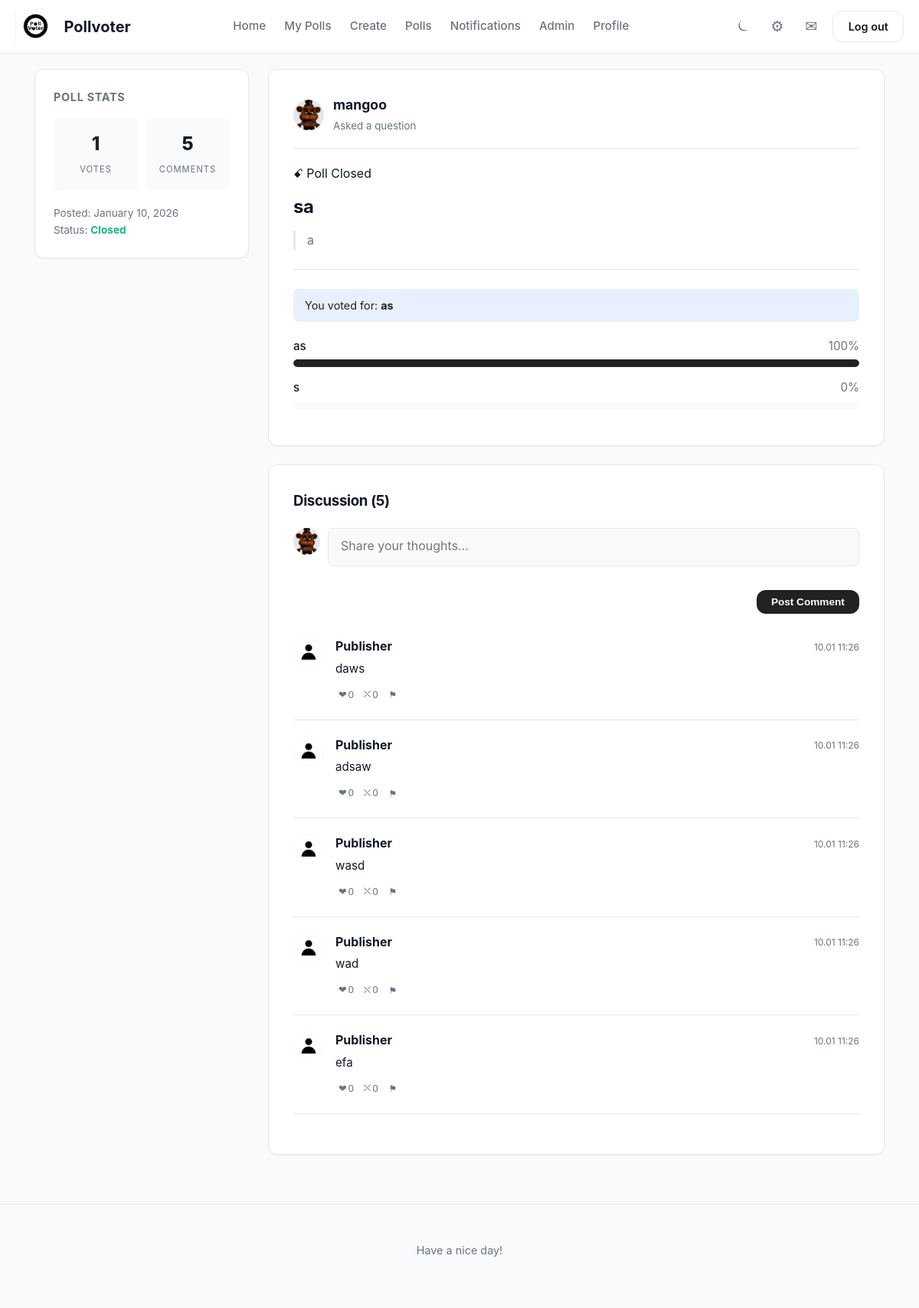
The page /poll/19 (signed in) on the database its author committed.
### app/models.py (models this page shows, shortened)
class Poll(db.Model):
    __tablename__ = "poll"
    id = Column(Integer, primary_key=True)
    title = Column(Text, nullable=False)
    description = Column(String(120))
    created_at = Column(DateTime, default=datetime.now)
    user_id = Column(Integer, ForeignKey("user.id"), nullable=False)
    end_date = Column(DateTime, nullable=True)
    author = relationship("User", back_populates="polls")
    comments = relationship("Comment", back_populates="poll", cascade="all, delete-orphan")
    options = relationship("PollOption", back_populates="poll", cascade="all, delete-orphan")
    votes = relationship("Vote", back_populates="poll", cascade="all, delete-orphan")
    def is_active(self):
        if self.end_date is None:
            return True
        return datetime.now() < self.end_date
    def getvotecount(self):
        return len(self.votes)

class User(UserMixin, db.Model):
    __tablename__ = "user"
    id = Column(Integer, primary_key=True)
    username = Column(String(20), unique=True, nullable = False)
    created_at = Column(DateTime, default=datetime.now)
    full_name = Column(String(20))
    bio = Column(String(100))
    pfp = Column(Text)
    password_hash = Column(Text)
    is_admin = Column(Boolean, default = False)
    polls = relationship("Poll", back_populates="author")
    votes = relationship("Vote", back_populates="user")
    comments = relationship("Comment", back_populates="author")
    def getpfp(self):
        if self.pfp:
            return f"/static/uploads/pfp/{self.pfp}"
        else:
            return f"/static/uploads/pfp/default.jpg"
    blocked = relationship(
        "User", secondary=blocklist,
        primaryjoin=(blocklist.c.blocker_id == id),
        secondaryjoin=(blocklist.c.blocked_id == id),
        backref=db.backref("blocked_by", lazy="dynamic"),
        lazy="dynamic"
    )
    followed = relationship(
        "User", secondary=followers,
        primaryjoin=(followers.c.follower_id == id),
        secondaryjoin=(followers.c.followed_id == id),
        backref=db.backref("followers", lazy="dynamic"),
        lazy="dynamic"
    )
    def is_blocking(self, user):
        return self.blocked.filter(blocklist.c.blocked_id == user.id).count() > 0

class PollOption(db.Model):
    __tablename__ = "poll_option"
    id = Column(Integer, primary_key=True)
    text = Column(String(50), nullable=False)
    poll_id = Column(Integer, ForeignKey("poll.id"), nullable=False)
    poll = relationship("Poll", back_populates="options")
    votes = relationship("Vote", back_populates="option", cascade="all, delete-orphan")

class Comment(db.Model):
    __tablename__ = "comment"
    id = Column(Integer, primary_key=True)
    content = Column(String(100), nullable=False)
    created_at = Column(DateTime, default=datetime.now)
    reactions = relationship("CommentReaction", back_populates="comment", cascade="all, delete-orphan")
    user_id = Column(Integer, ForeignKey("user.id"), nullable=False)
    poll_id = Column(Integer, ForeignKey("poll.id"), nullable=False)
    author = relationship("User", back_populates="comments")
    poll = relationship("Poll", back_populates="comments")
    def get_likes_count(self):
        return CommentReaction.query.filter_by(comment_id = self.id, reaction_type = "like").count()
    def get_dislikes_count(self):
        return CommentReaction.query.filter_by(comment_id = self.id, reaction_type = "dislike").count()

### app/routes.py (the view)
@polls.route("/poll/<int:poll_id>")
@login_required
def poll_detail(poll_id):
    poll = Poll.query.get_or_404(poll_id)
    user_vote = Vote.query.filter_by(user_id = current_user.id, poll_id = poll_id).first()
    return render_template("poll_detail.html", poll = poll, user_vote = user_vote)

### app/templates/poll_detail.html (shortened to what this page needs)
{% extends "base.html" %}
{% block content %}
<div class="dashboard-layout">
    <aside class="sidebar">
        <div class="sidebar-widget">
            <h3 class="widget-title">Poll Stats</h3>
            <div style="display: grid; grid-template-columns: 1fr 1fr; gap: 10px; text-align: center; margin-bottom: 20px;">
                <div style="background: var(--bg-body); padding: 15px; border-radius: 8px;">
                    <div style="font-size: 1.5rem; font-weight: 800; color: var(--primary);">{{ poll.getvotecount() }}</div>
                    <small style="color: var(--text-muted); text-transform: uppercase; font-size: 0.7rem; letter-spacing: 1px;">Votes</small>
                </div>
                <div style="background: var(--bg-body); padding: 15px; border-radius: 8px;">
                    <div style="font-size: 1.5rem; font-weight: 800; color: var(--text-main);">{{ poll.comments|length }}</div>
                    <small style="color: var(--text-muted); text-transform: uppercase; font-size: 0.7rem; letter-spacing: 1px;">Comments</small>
                </div>
            </div>
            <div style="font-size: 0.85rem; color: var(--text-muted);">
                Posted: {{ poll.created_at.strftime('%B %d, %Y') }}<br>
                Status: <span style="color: #10B981; font-weight: bold;">{%if poll.is_active() %} Active {%else%} Closed {%endif%}</span>
            </div>
        </div>
    </aside>
    <main class="feed">
        <div class="card">
            <div class="user-row" style="margin-bottom: 20px;">
                <img src="{{ poll.author.getpfp() }}" class="avatar-sm" alt="Author">
                <div class="user-info">
                    <strong style="color: var(--text-main); font-size: 1.1rem;">
                        <a href="{{ url_for('main.user_profile', username=poll.author.username) }}">{{ poll.author.username }}</a>
                    </strong>
                    <br>
                    <small style="color: var(--text-muted);">Asked a question</small>
                </div>
            </div>
            {% if poll.end_date %}
<div class="poll-timer" style="margin-bottom: 15px;">
    {% if poll.is_active() %}
        <span class="badge badge-warning">
            ⧗ Ends in: <span id="countdown-{{ poll.id }}">Calculating...</span>
        </span>
        <script>
            (function() {
                var countDownDate = {{ poll.end_date.timestamp() * 1000 }};
                var x = setInterval(function() {
                    var now = new Date().getTime();
                    var distance = countDownDate - now;
                    var days = Math.floor(distance / (1000 * 60 * 60 * 24));
                    var hours = Math.floor((distance % (1000 * 60 * 60 * 24)) / (1000 * 60 * 60));
                    var minutes = Math.floor((distance % (1000 * 60 * 60)) / (1000 * 60));
                    var seconds = Math.floor((distance % (1000 * 60)) / 1000);
                    document.getElementById("countdown-{{ poll.id }}").innerHTML =
                        days + "d " + hours + "h " + minutes + "m " + seconds + "s";
                    if (distance < 0) {
                        clearInterval(x);
                        document.getElementById("countdown-{{ poll.id }}").innerHTML = "EXPIRED";
                        var buttons = document.querySelector('.vote-buttons-container');
                        if (buttons) {
                            buttons.style.display = 'none';
                        }
                    }
                }, 1000);
            })();
        </script>
    {% else %}
        <span class="badge badge-danger">ꗃ Poll Closed</span>
    {% endif %}
</div>
{% endif %}
            <h1 style="font-size: 1.5rem; margin-bottom: 15px; line-height: 1.3;">{{ poll.title }}</h1>
            {% if poll.description %}
                <p style="color: var(--text-muted); margin-bottom: 25px; padding-left: 15px; border-left: 3px solid var(--border-subtle);">
                    {{ poll.description }}
                </p>
            {% endif %}
            <hr style="border: 0; border-top: 1px solid var(--border-subtle); margin: 25px 0;">
            {% if user_vote %}
                <div class="voted-message" style="background: rgba(37, 99, 235, 0.1); color: var(--primary); padding: 10px 15px; border-radius: 8px; margin-bottom: 20px; font-size: 0.9rem;">
                     You voted for: <strong>{{ user_vote.option.text }}</strong>
                </div>
                <div class="vote-results">
                    {% set total_votes = poll.getvotecount() %}
                    {% for option in poll.options %}
                        {% set vote_count = option.votes|length %}
                        {% set percentage = (vote_count / total_votes * 100) if total_votes > 0 else 0 %}
                        <div style="margin-bottom: 15px;">
                            <div style="display: flex; justify-content: space-between; font-size: 0.95rem; margin-bottom: 5px;">
                                <span style="font-weight: 500;">{{ option.text }}</span>
                                <span style="color: var(--text-muted);">{{ "%.0f"|format(percentage) }}%</span>
                            </div>
                            <div style="width: 100%; height: 10px; background: var(--bg-body); border-radius: 20px; overflow: hidden;">
                                <div style="width: {{ percentage }}%; height: 100%; background: var(--primary); border-radius: 20px; transition: width 0.5s ease;"></div>
                            </div>
                        </div>
                    {% endfor %}
                </div>
            {% endif %}
        </div>
        <div class="card">
            <h3 style="margin-bottom: 20px;">Discussion ({{ poll.comments|length }})</h3>
            <form method="POST" action="{{ url_for('polls.add_comment', poll_id=poll.id) }}" style="margin-bottom: 30px; display: flex; gap: 10px;">
                <img src="{{ current_user.getpfp() }}" class="avatar-sm" style="width: 35px; height: 35px;">
                <div style="flex-grow: 1;">
                    <textarea name="content" placeholder="Share your thoughts..." required maxlength="60"
                              style="width: 100%; resize: none; height: 50px; border-radius: 8px;"></textarea>
                    <button type="submit" class="btn btn-primary" style="margin-top: 8px; float: right; font-size: 0.85rem;">Post Comment</button>
                </div>
            </form>
            <div class="comments-list">
                {% for comment in poll.comments|sort(attribute='created_at', reverse=true) %}
                    {% if comment.author == current_user or (not current_user.is_blocking(comment.author) and not comment.author.is_blocking(current_user)) %}
                    <div class="comment-item" style="display: flex; gap: 15px; margin-bottom: 20px; border-bottom: 1px solid var(--border-subtle); padding-bottom: 20px;">
                        <a href="{{ url_for('main.user_profile', username=comment.author.username) }}">
                            <img src="{{ comment.author.getpfp() }}" class="avatar-sm" alt="PFP">
                        </a>
                        <div style="flex-grow: 1;">
                            <div style="display: flex; justify-content: space-between; align-items: center; margin-bottom: 4px;">
                                <strong>{{ comment.author.username }}</strong>
                                <small style="color: var(--text-muted); font-size: 0.75rem;">{{ comment.created_at.strftime('%d.%m %H:%M') }}</small>
                            </div>
                            <div id="comment-view-{{ comment.id }}">
                                <p style="margin: 0; color: var(--text-main); font-size: 0.95rem;">{{ comment.content }}</p>
                            </div>
                            <div style="display: flex; gap: 10px; margin-top: 8px; align-items: center;">
                                <form method="POST" action="{{ url_for('polls.react_comment', comment_id=comment.id) }}" style="display: flex; gap: 5px;">
                                    <button type="submit" name="reaction" value="like" class="icon-btn" style="font-size: 0.8rem; padding: 4px;">
                                        ❤︎ <span style="margin-left: 2px;">{{ comment.get_likes_count() }}</span>
                                    </button>
                                    <button type="submit" name="reaction" value="dislike" class="icon-btn" style="font-size: 0.8rem; padding: 4px;">
                                        ⛌   <span style="margin-left: 2px;">{{ comment.get_dislikes_count() }}</span>
                                    </button>
                                </form>
                                {% if comment.author != current_user %}
                                    <form method="GET" action="{{ url_for('polls.report_comment', comment_id=comment.id) }}">
                                        <button type="submit" style="border: none; background: none; color: var(--text-muted); font-size: 0.75rem; cursor: pointer;">⚑</button>
                                    </form>
                                {% endif %}
                            </div>
                        </div>
                    </div>
                    {% endif %}
                {% else %}
                    <p style="color: var(--text-muted); text-align: center; margin: 20px 0;">No comments yet. Be the first to say something!</p>
                {% endfor %}
            </div>
        </div>
    </main>
</div>
{% endblock %}

### rows shown on the page
Poll: created_at "January 10, 2026", title "sa", description "a"
User: author.getpfp (picture), author.username "mangoo", getpfp (picture)
PollOption: option.text "as", text "as", percentage "100", {{ percentage }} 100.0 (drawn)
PollOption: text "s", percentage "0"
Comment: author.username "Publisher", created_at "10.01 11:26", content "daws", get_likes_count "0", get_dislikes_count "0"
Comment: author.username "Publisher", created_at "10.01 11:26", content "adsaw", get_likes_count "0", get_dislikes_count "0"
Comment: author.username "Publisher", created_at "10.01 11:26", content "wasd", get_likes_count "0", get_dislikes_count "0"
Comment: author.username "Publisher", created_at "10.01 11:26", content "wad", get_likes_count "0", get_dislikes_count "0"
Comment: author.username "Publisher", created_at "10.01 11:26", content "efa", get_likes_count "0", get_dislikes_count "0"

### other values the page prints
{{ poll.getvotecount() }} "1"
{{ poll.comments|length }} "5"
